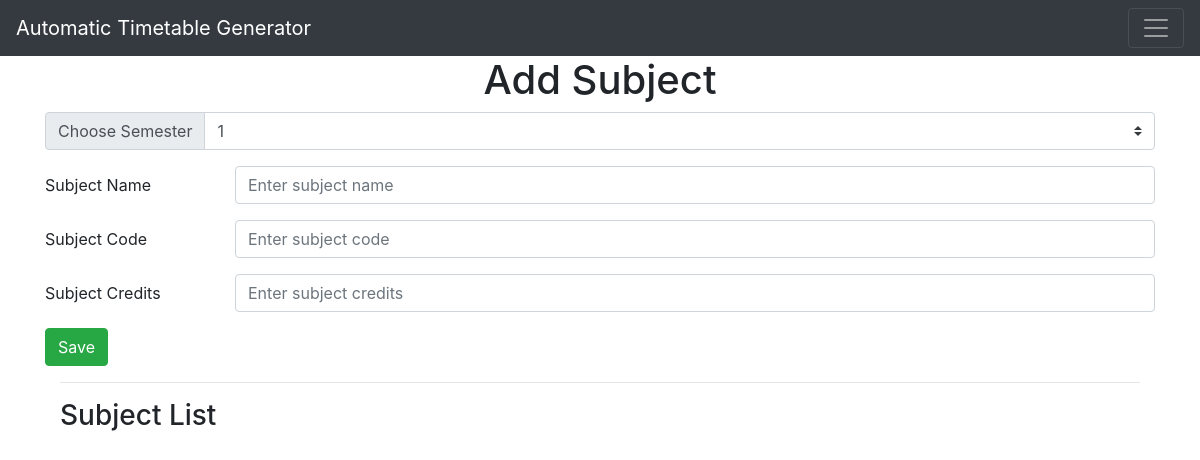
/add-subject, run on an earlier commit of the app's database.
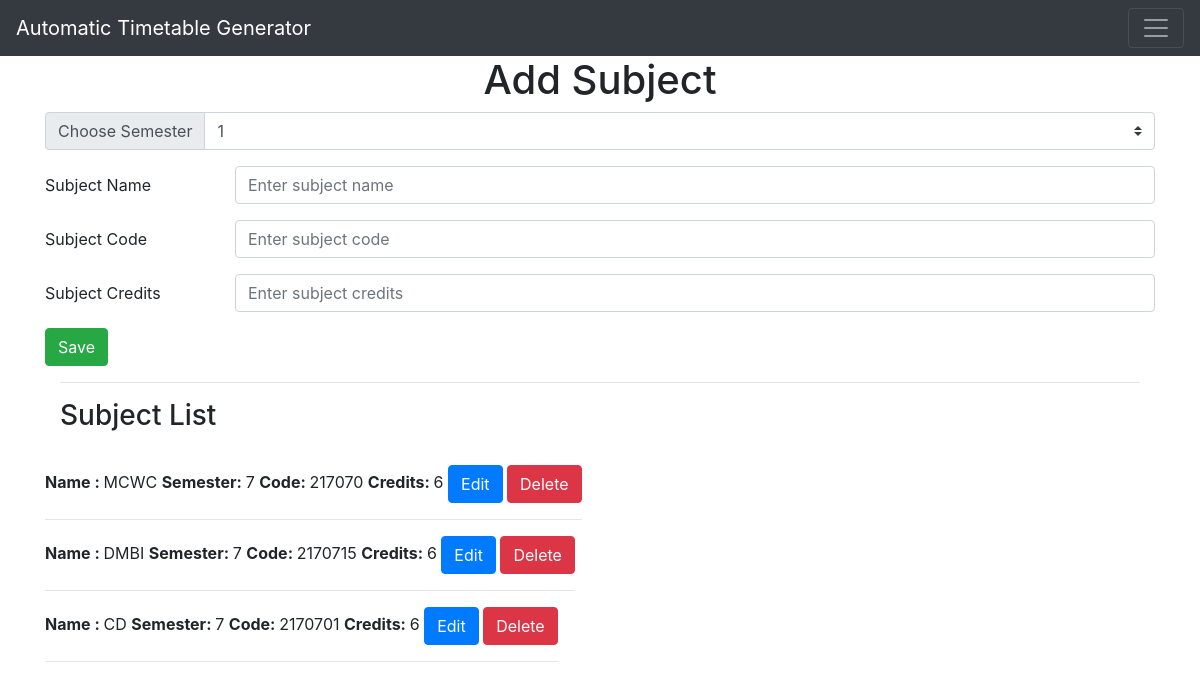
And on a later commit of the database.
### app.py (models this page shows, shortened)
class Subject(db.Model):
    id = db.Column(db.Integer, primary_key=True)
    sub_name = db.Column(db.String(40), nullable=False)
    sub_code = db.Column(db.Integer, nullable=False)
    sub_sem = db.Column(db.Integer, nullable=False)
    sub_credits = db.Column(db.Integer, nullable=False)

### app.py (the view)
@app.route('/add-subject', methods=['GET','POST'])
def add_sub():
    if request.method == "POST":
        sub_sem = request.form.get('choosesemester')
        sub_name = request.form['subjectname']
        sub_code = request.form['subjectcode']
        sub_credits = request.form['subjectcredits']
        new_subject = Subject(sub_sem=sub_sem, sub_name=sub_name, sub_code=sub_code, sub_credits=sub_credits)
        db.session.add(new_subject) # added for this session only
        db.session.commit() # added permanently
        return redirect('/add-subject')
    else:
        all_subject = Subject.query.order_by(Subject.id).all()
        return render_template('add-subject.html', subjects = all_subject)

### templates/add-subject.html (shortened to what this page needs)
{% extends 'base.html' %}
{% block body %}
<div class="container">
    <h1 style="text-align:center" >Add Subject</h1>
</div>
<form action="/add-subject" method="post">
    <div class="input-group mb-3">
      <div class="input-group-prepend">
        <label class="input-group-text" for="choosesemester">Choose Semester</label>
      </div>
      <select class="custom-select" name="choosesemester" id="choosesemester">
        <option value="1">1</option>
      </select>
    </div>
    <div class="form-group row">
    <label for="subjectname" class="col-sm-2 col-form-label">Subject Name</label>
    <div class="col-sm-10">
      <input type="text" class="form-control" name="subjectname" id="subjectname" placeholder="Enter subject name" required>
    </div>
  </div>
  <div class="form-group row">
    <label for="subjectcode" class="col-sm-2 col-form-label">Subject Code</label>
    <div class="col-sm-10">
      <input type="number" class="form-control" name="subjectcode" id="subjectcode" placeholder="Enter subject code" required>
    </div>
  </div>
  <div class="form-group row">
    <label for="subjectcode" class="col-sm-2 col-form-label">Subject Credits</label>
    <div class="col-sm-10">
      <input type="number" class="form-control" name="subjectcredits" id="subjectcredits" placeholder="Enter subject credits" required>
    </div>
  </div>
  <div>
      <button class="btn btn-success" type="submit">Save</button>
  </div>
</form>
<div class="container">
    <hr>
    <h3>Subject List</h3>
    <br>
    {% for subject in subjects %}
        <div class="row">
            <div class="column">
                <b>Name : </b>{{subject.sub_name}}
                <b>Semester: </b> {{subject.sub_sem}}
                <b>Code: </b> {{subject.sub_code}}
                <b>Credits: </b>{{subject.sub_credits}}
                <a class="btn btn-primary" href="/edit/subject/{{subject.id}}" >Edit</a>
                <a class="btn btn-danger" href="/delete/subject/{{subject.id}}" >Delete</a>
                <hr>
            </div>
        </div>
    {% endfor %}
</div>
{% endblock %}

### templates/base.html (shortened to what this page needs)
<!DOCTYPE html>
<html lang="en" dir="ltr">
    <head>
        <link rel="stylesheet" href="{{ url_for('static', filename='css/main.css') }}">
        <link rel="stylesheet" href="https://cdn.jsdelivr.net/npm/bootstrap@4.5.3/dist/css/bootstrap.min.css">
    </head>
    <body>
        <nav class="navbar navbar-dark bg-dark">
    <a class="navbar-brand" href="/">Automatic Timetable Generator</a>
    <button class="navbar-toggler" type="button" data-toggle="collapse" data-target="#navbarsExample01" aria-controls="navbarsExample01" aria-expanded="false" aria-label="Toggle navigation">
        <span class="navbar-toggler-icon"></span>
    </button>
</nav>
        <div class="container">
            {% block body %} {% endblock %}
        </div>
    </body>
</html>

### static/css/main.css (style rules this page uses)
body { font-family: Helvetica; }

What changed in the data, as far as the page shows it:
added Subject: sub_name "MCWC", sub_sem "7", sub_code "217070", sub_credits "6"
added Subject: sub_name "DMBI", sub_sem "7", sub_code "2170715", sub_credits "6"
added Subject: sub_name "CD", sub_sem "7", sub_code "2170701", sub_credits "6"
